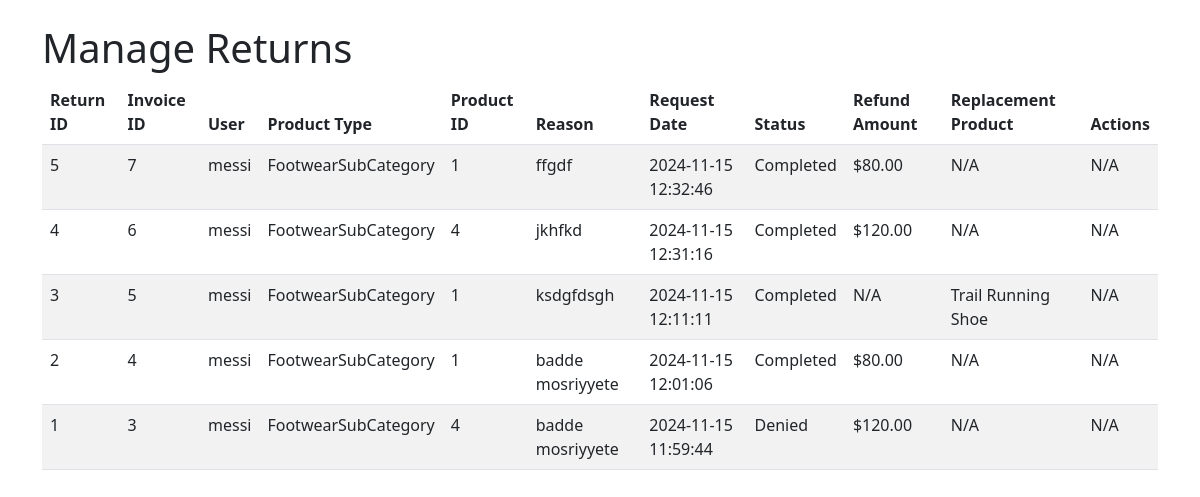
The page /messi/admin/returns (signed in) on the database its author committed.
### models.py (models this page shows, shortened)
class ReturnRequest(db.Model):
    __tablename__ = 'return_requests'
    id = db.Column(db.Integer, primary_key=True)
    invoice_id = db.Column(db.Integer, db.ForeignKey('invoices.invoice_id'), nullable=False)
    user_id = db.Column(db.Integer, db.ForeignKey('users.uid'), nullable=False)
    product_id = db.Column(db.Integer, nullable=False)
    product_type = db.Column(db.String, nullable=False)
    reason = db.Column(db.String, nullable=False)
    request_date = db.Column(db.DateTime, nullable=False, default=datetime.utcnow)
    status = db.Column(db.String, nullable=False, default='Pending')  # Possible statuses: Pending, Approved, Denied, Completed
    refund_amount = db.Column(db.Float, nullable=True)
    replacement_product_id = db.Column(db.Integer, nullable=True)
    quantity = db.Column(db.Integer, nullable=False, default=1)  # **New Field**
    user = db.relationship('User', backref='return_requests')
    invoice = db.relationship('Invoice', backref='return_requests')
    def get_product(self):
        model_mapping = {
            'FootwearSubCategory': FootwearSubCategory,
            'ActivewearSubCategory': ActivewearSubCategory,
            'BottomsSubCategory': BottomsSubCategory,
            'OuterwearSubCategory': OuterwearSubCategory,
            'RecoverySubCategory': RecoverySubCategory,
            'AccessoriesSubCategory': AccessoriesSubCategory,
            'SwimwearSubCategory': SwimwearSubCategory,
            'CompressionSubCategory': CompressionSubCategory,
            'SpecialtySportswearSubCategory': SpecialtySportswearSubCategory,
            'ProtectiveGearSubCategory': ProtectiveGearSubCategory
        }
        model = model_mapping.get(self.product_type)
        if model:
            return model.query.get(self.product_id)
        return None

class User(db.Model,UserMixin):
    __tablename__ = 'users'
    uid = db.Column(db.Integer, primary_key=True)
    username = db.Column(db.String, nullable=False)
    password = db.Column(db.String, nullable=False)
    role = db.Column(db.String)
    description = db.Column(db.String)

class FootwearSubCategory(db.Model):
    __tablename__ = 'footwear_subcategories'
    id = db.Column(db.Integer, primary_key=True)
    footwear_id = db.Column(db.Integer, db.ForeignKey('footwear.id'), nullable=False)
    type = db.Column(db.String, nullable=False)
    price = db.Column(db.Float, nullable=False)
    size = db.Column(db.String, nullable=False)
    quantity = db.Column(db.Integer, nullable=False, default=0)
    for_gender = db.Column(db.String, nullable=False)
    image = db.Column(db.String, nullable=True)

### routes.py (the view)
    @app.route("/messi/admin/returns", methods=["GET"])
    @login_required
    def view_returns():
        if current_user.uid != 1:
            flash("Access denied. Admins only.", "danger")
            return redirect(url_for("index"))
        return_requests = ReturnRequest.query.order_by(ReturnRequest.request_date.desc()).all()
        return render_template("admin_returns.html", return_requests=return_requests)

### app.py (called while the page is built)
def create_app():
    app = Flask(__name__, template_folder='templates')
    app.config['SQLALCHEMY_DATABASE_URI'] = 'sqlite:///C:/Users/jad/Desktop/503m-project/front-end-503m/dbapplication/testdb.db'
    app.secret_key = 'Some Key'
    app.config['SECRET_KEY'] = 'tQa$L5Cu6^*yu"V'
    app.secret_key = app.config['SECRET_KEY']
    db.init_app(app)
    CORS(app, supports_credentials=True)
    login_manager = LoginManager()
    login_manager.init_app(app)
    secret_key = app.secret_key
    bcrypt = Bcrypt(app)
    from models import User
    @login_manager.user_loader
    def load_user(uid):
        return User.query.get(uid)
    bcrypt = Bcrypt(app)
    from routes import register_routes
    register_routes(app, db, bcrypt)
    migrate = Migrate(app, db)
    return app

### templates/admin_returns.html (shortened to what this page needs)
<!DOCTYPE html>
<html>
  <head>
    <link
      href="https://cdn.jsdelivr.net/npm/bootstrap@5.3.0/dist/css/bootstrap.min.css"
      rel="stylesheet"
    />
  </head>
  <body>
    <div class="container mt-4">
      <h1>Manage Returns</h1>
      <table class="table table-striped">
        <thead>
          <tr>
            <th>Return ID</th>
            <th>Invoice ID</th>
            <th>User</th>
            <th>Product Type</th>
            <th>Product ID</th>
            <th>Reason</th>
            <th>Request Date</th>
            <th>Status</th>
            <th>Refund Amount</th>
            <th>Replacement Product</th>
            <th>Actions</th>
          </tr>
        </thead>
        <tbody>
          {% for return_req in return_requests %}
          <tr>
            <td>{{ return_req.id }}</td>
            <td>{{ return_req.invoice_id }}</td>
            <td>{{ return_req.user.username }}</td>
            <td>{{ return_req.product_type }}</td>
            <td>{{ return_req.product_id }}</td>
            <td>{{ return_req.reason }}</td>
            <td>{{ return_req.request_date.strftime('%Y-%m-%d %H:%M:%S') }}</td>
            <td>{{ return_req.status }}</td>
            <td>
              {% if return_req.refund_amount %} ${{
              "{:.2f}".format(return_req.refund_amount) }} {% else %} N/A {%
              endif %}
            </td>
            <td>
              {% if return_req.replacement_product_id %} {% set
              replacement_product = return_req.get_product() %} {% if
              replacement_product %} {{ replacement_product.type }} {% else %}
              N/A {% endif %} {% else %} N/A {% endif %}
            </td>
            <td>
              {% if return_req.status == "Pending" %}
              <form
                method="POST"
                action="{{ url_for('process_return', return_id=return_req.id) }}"
                style="display: inline"
              >
                <input type="hidden" name="action" value="approve" />
                <button
                  type="submit"
                  class="btn btn-sm btn-success action-btn"
                  onclick="return confirm('Approve this return request?');"
                >
                  Approve
                </button>
              </form>
              <form
                method="POST"
                action="{{ url_for('process_return', return_id=return_req.id) }}"
                style="display: inline"
              >
                <input type="hidden" name="action" value="deny" />
                <button
                  type="submit"
                  class="btn btn-sm btn-danger action-btn"
                  onclick="return confirm('Deny this return request?');"
                >
                  Deny
                </button>
              </form>
              {% else %} N/A {% endif %}
            </td>
          </tr>
          {% endfor %}
        </tbody>
      </table>
    </div>
  </body>
</html>

### rows shown on the page
ReturnRequest: id "5", invoice_id "7", user.username "messi", product_type "FootwearSubCategory", product_id "1", reason "ffgdf", request_date "2024-11-15 12:32:46", status "Completed", refund_amount "80.00", shows "N/A"
ReturnRequest: id "4", invoice_id "6", user.username "messi", product_type "FootwearSubCategory", product_id "4", reason "jkhfkd", request_date "2024-11-15 12:31:16", status "Completed", refund_amount "120.00", shows "N/A"
ReturnRequest: id "3", invoice_id "5", user.username "messi", product_type "FootwearSubCategory", product_id "1", reason "ksdgfdsgh", request_date "2024-11-15 12:11:11", status "Completed", shows "N/A"
FootwearSubCategory: type "Trail Running Shoe"
ReturnRequest: id "2", invoice_id "4", user.username "messi", product_type "FootwearSubCategory", product_id "1", reason "badde mosriyyete", request_date "2024-11-15 12:01:06", status "Completed", refund_amount "80.00", shows "N/A"
ReturnRequest: id "1", invoice_id "3", user.username "messi", product_type "FootwearSubCategory", product_id "4", reason "badde mosriyyete", request_date "2024-11-15 11:59:44", status "Denied", refund_amount "120.00", shows "N/A"
